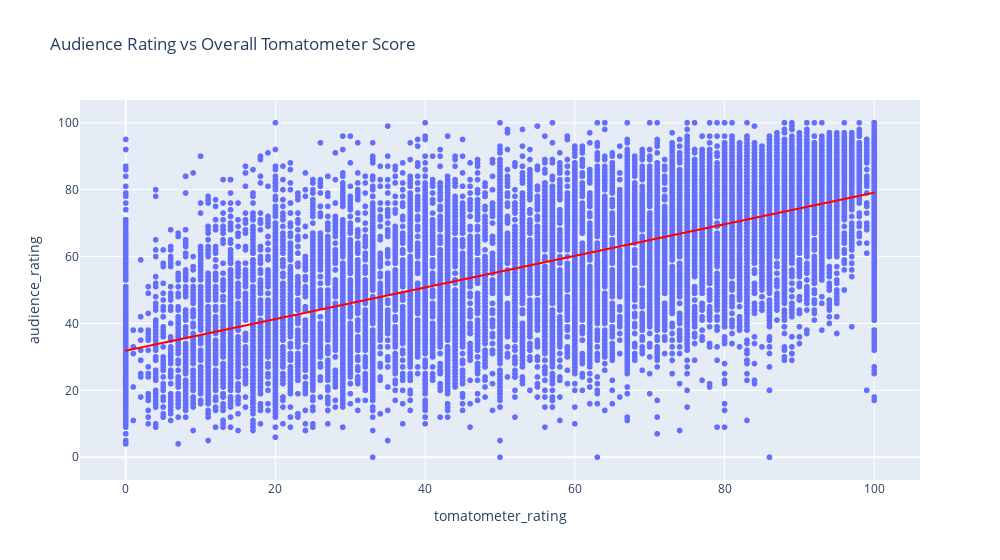

Notebook source saved alongside this figure:
### Markdown cell above
Comparing the Audience Rating against the overall Tomatometer score (which includes the critic reviews converted to a numerical score)

### Code cell
fig = px.scatter(
  rt_pruned_df,
  x="tomatometer_rating",
  y="audience_rating",
  title="Audience Rating vs Overall Tomatometer Score",
  trendline="ols",
  trendline_color_override="red",
  width=1000
  )
fig.show()

### Figure 1 — Plotly figure (JSON) as saved in the notebook; plotly's stock layout.template omitted (floating-point values rounded to 4 significant figures; data arrays with more than 128 entries replaced by an {"elided": "..."} marker saying what was removed)
{"data": [{"hovertemplate": "tomatometer_rating=%{x}<br>audience_rating=%{y}<extra></extra>", "legendgroup": "", "marker": {"color": "#636efa", "symbol": "circle"}, "mode": "markers", "name": "", "showlegend": false, "type": "scattergl", "x": {"elided": "17407 int values"}, "xaxis": "x", "y": {"elided": "17407 int values"}, "yaxis": "y"}, {"hovertemplate": "<b>OLS trendline</b><br>audience_rating = 0.47249 * tomatometer_rating + 31.8549<br>R<sup>2</sup>=0.427804<br><br>tomatometer_rating=%{x}<br>audience_rating=%{y} <b>(trend)</b><extra></extra>", "legendgroup": "", "line": {"color": "red"}, "marker": {"color": "#636efa", "symbol": "circle"}, "mode": "lines", "name": "", "showlegend": false, "type": "scattergl", "x": {"elided": "17407 int values"}, "xaxis": "x", "y": {"elided": "17407 float values"}, "yaxis": "y"}], "layout": {"legend": {"tracegroupgap": 0}, "title": {"text": "Audience Rating vs Overall Tomatometer Score"}, "width": 1000, "xaxis": {"anchor": "y", "domain": [0, 1], "title": {"text": "tomatometer_rating"}}, "yaxis": {"anchor": "x", "domain": [0, 1], "title": {"text": "audience_rating"}}}}
